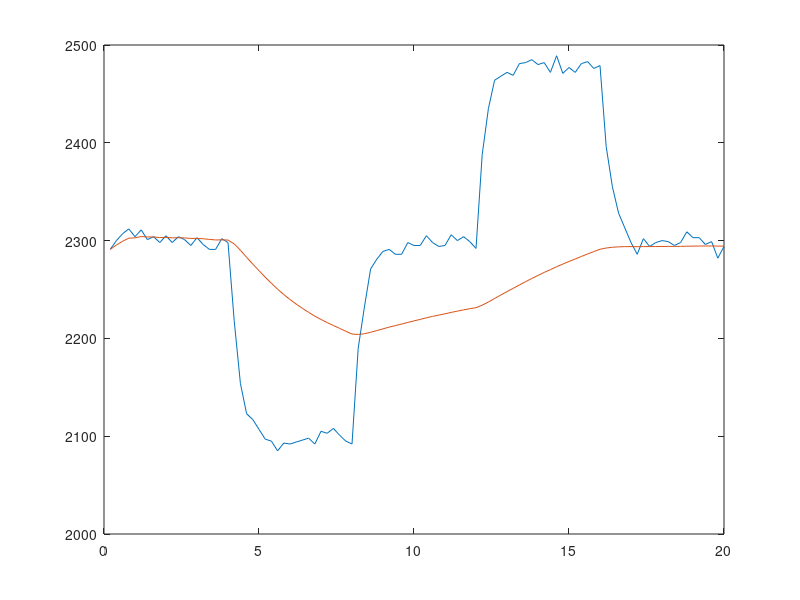
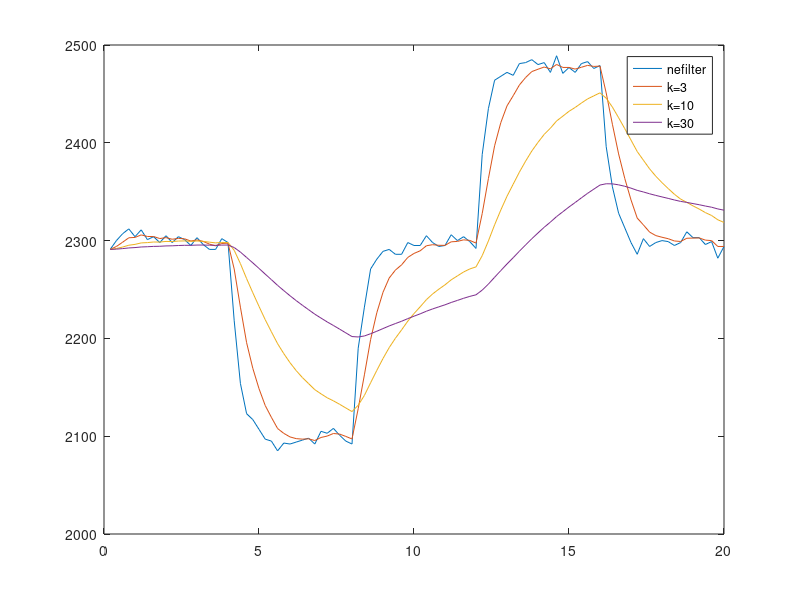
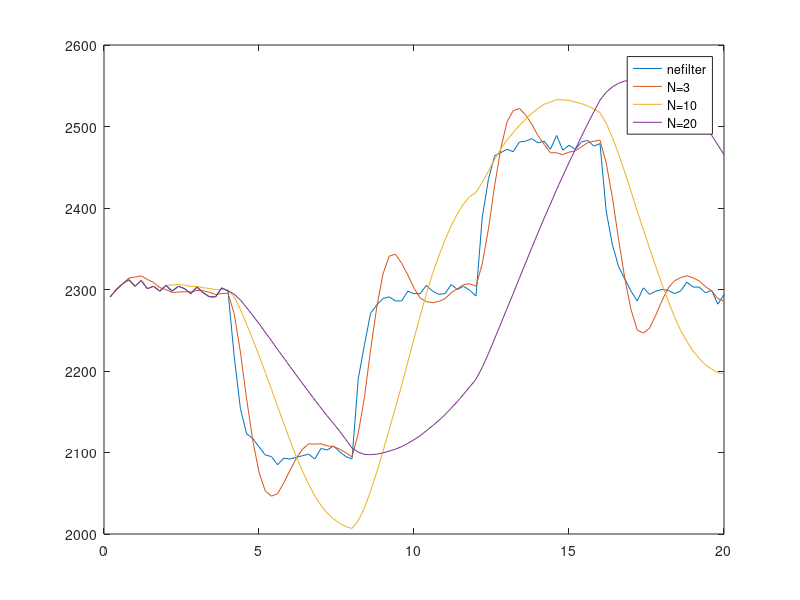

Write the MATLAB code that produced these figures, in order.
close all
clc
clear

load dataCV12/cv12dat2.mat

Tvz = time(2)-time(1);

fs=1/Tvz;
N = 6;
fc = 1;

s_hat = zeros(1,length(vystup));
s_hat(1) = vystup(1);
for i = 2:length(vystup)
    s_hat(i) = s_hat(i-1)+(1/i)*(vystup(i)-s_hat(i-1));
end

plot(time,vystup,time,s_hat)


k = [3,10,30];
s_hat = zeros(1,length(vystup));
s_hat(1) = vystup(1);
figure
plot(time,vystup)
hold on
for j = 1:3
    
    for i = 2:length(vystup)
        s_hat(i) = s_hat(i-1)+(1/k(j))*(vystup(i)-s_hat(i-1));
    end
    plot(time,s_hat)
end

legend("nefilter","k=3","k=10","k=30")
% plot(time,vystup,time,s_hat)

s_hat = zeros(1,length(vystup));
s_hat(1) = vystup(1);
N = [3,10,20];  
figure
plot(time,vystup)
hold on
for j = 1:3
    s_hat(1:N(j)) = vystup(1:N(j));
    for i = N(j)+1:length(vystup)
        s_hat(i) = s_hat(i-1)+(1/N(j))*(vystup(i)-s_hat(i-N(j)));
    end
    plot(time,s_hat)
end
legend("nefilter","N=3","N=10","N=20")